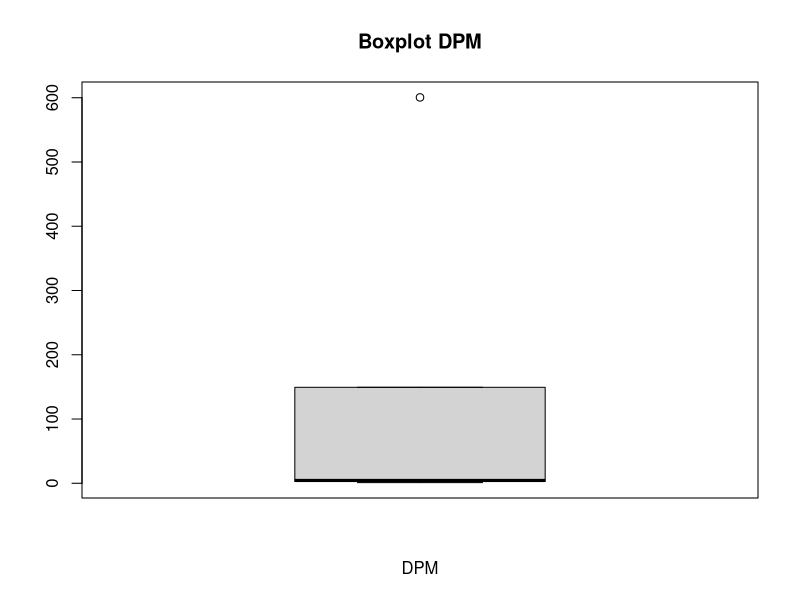
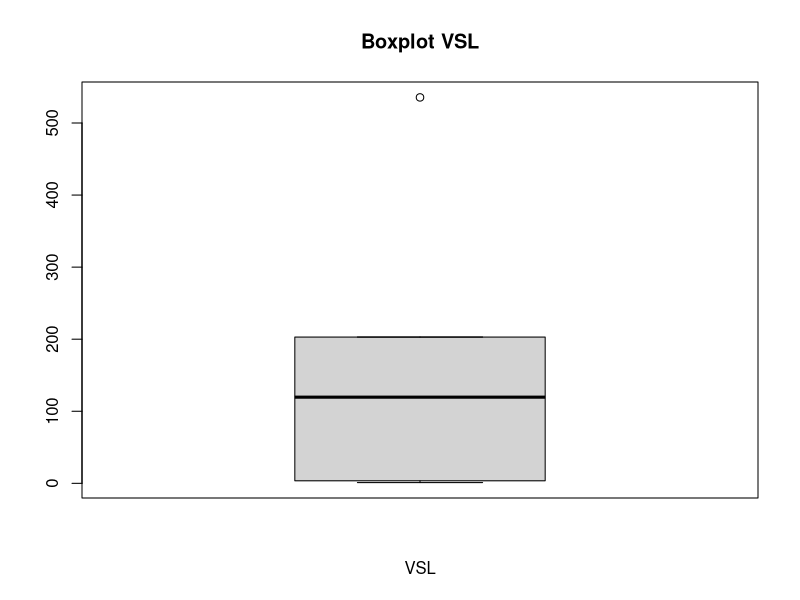
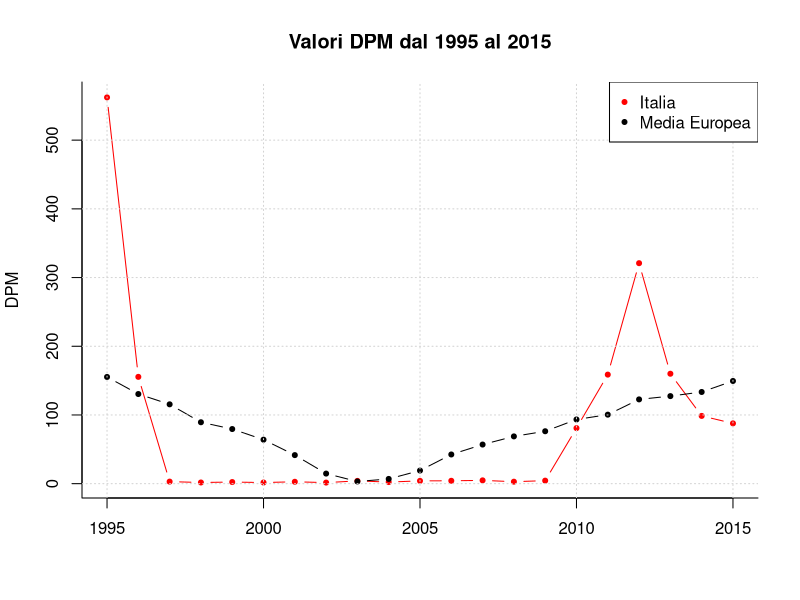
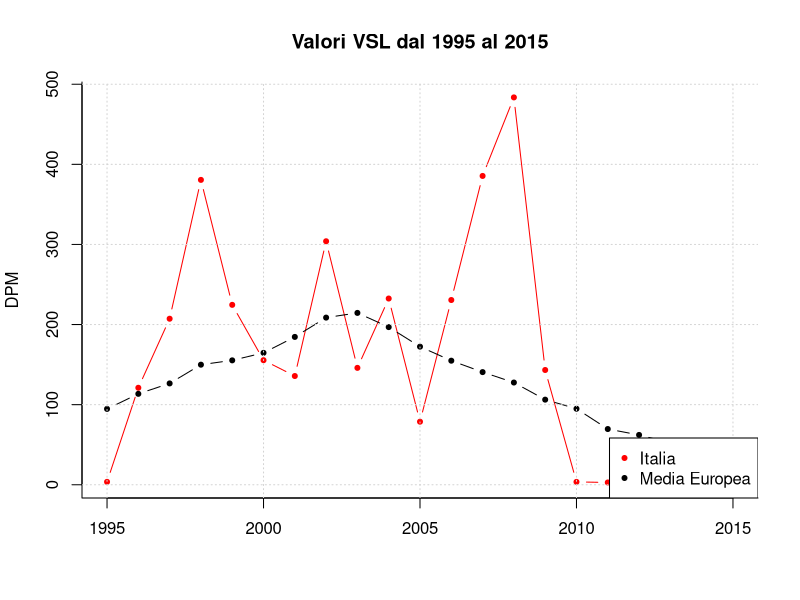
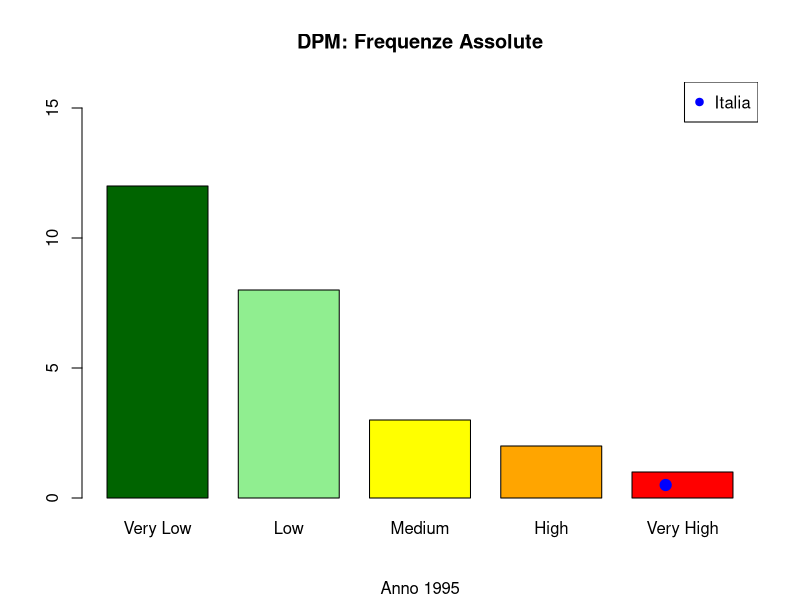
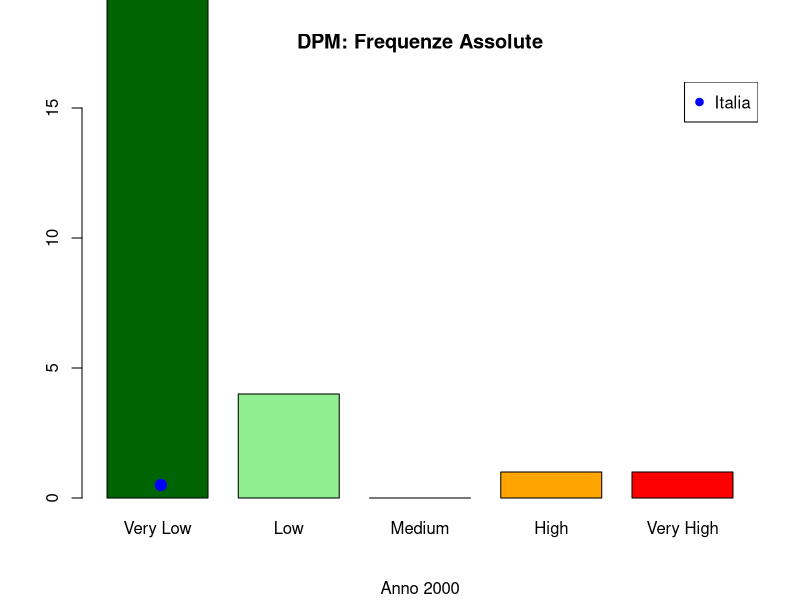
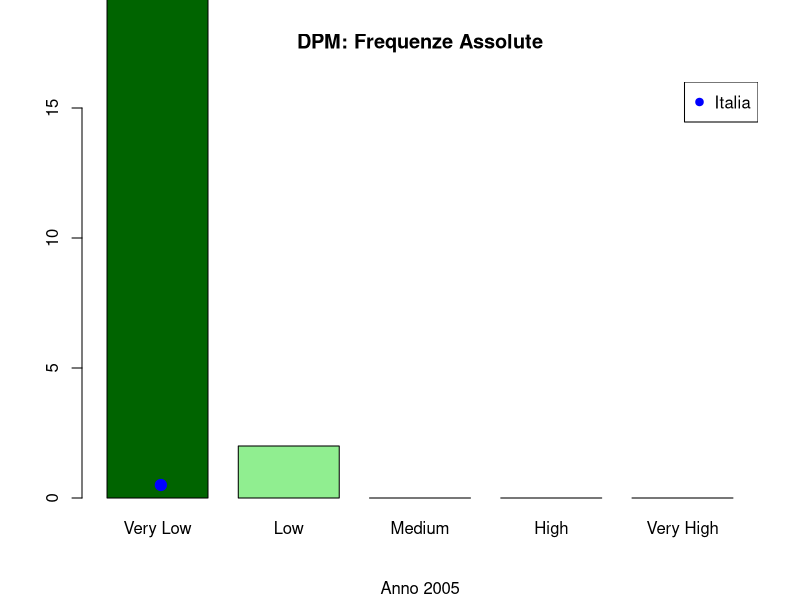
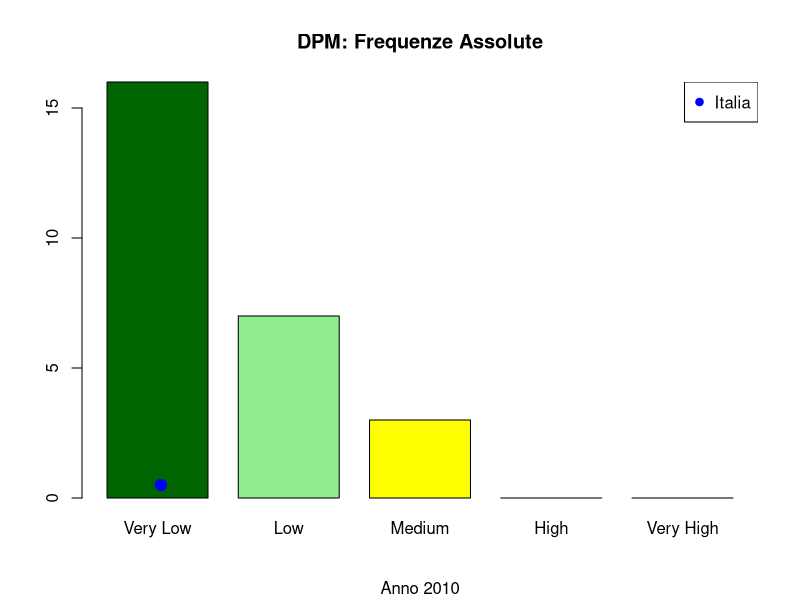

R code for these plots, in order:
#install.packages('xlsx')
#library(xlsx)
install.packages('readxl')
library(readxl)

#---- CARICO I DATASET ----

#pathGitProject_Gio = "C:/Users/user/Desktop/Magistrale/Statistica e Analisi dei Dati/SAD_Project"
#setwd(pathGitProject_Gio)

pathGitProject_Ciro = "C:/Users/UTENTE/git/SAD_Project"
setwd(pathGitProject_Ciro)

mydata = read_xlsx('./Datasets/European-Country/Complete_Dataset.xlsx', 1)
data = as.matrix(mydata)

mydata15 = read_xlsx('./Datasets/European-Country/less15.xlsx', 1)
data15 = as.matrix(mydata15)

mydataComp = read_xlsx('./Datasets/European-Country/15-64.xlsx', 1)
dataComp = as.matrix(mydataComp)

mydata64 = read_xlsx('./Datasets/European-Country/64.xlsx', 1)
data64 = as.matrix(mydata64)

#---- DAI DATASET COSTRUISCO LE MATRICI ----

# IDEA: RIMOSSI ANNI PRIMA DEL 95 E DOPO IL 2014

# CREO MATRICI CON I DATI

dataset = matrix(data[,-1],nrow=26) # nrow = 27 quando aggiungiamo Cipro
dataset = matrix( as.double(dataset) , nrow=26) # idem

dataset15 = matrix(data[,-1],nrow=26) # nrow = 27 quando aggiungiamo Cipro
dataset15 = matrix( as.double(dataset) , nrow=26) # idem

datasetComp = matrix(data[,-1],nrow=26) # nrow = 27 quando aggiungiamo Cipro
datasetComp = matrix( as.double(dataset) , nrow=26) # idem

dataset64 = matrix(data[,-1],nrow=26) # nrow = 27 quando aggiungiamo Cipro
dataset64 = matrix( as.double(dataset) , nrow=26) # idem

# RIMUOVO ANNI CHE NON MI INTERESSANO

dataset=dataset[,-(1:10)]
dataset=dataset[,-(43:50)]

dataset15=dataset15[,-(1:10)]
dataset15=dataset15[,-(43:50)]

datasetComp=datasetComp[,-(1:10)]
datasetComp=datasetComp[,-(43:50)]

dataset64=dataset64[,-(1:10)]
dataset64=dataset64[,-(43:50)]

# ASSEGNO NOMI ALLE RIGHE

countries = c("Austria", "Belgio", "Bulgaria", "Croazia", "Danimarca", "Estonia", "Finlandia", "Francia", "Germania",
              "Grecia", "Ungheria", "Irlanda", "Italia", "Lettonia", "Lituania", "Lussemburgo", "Malta", "Paesi Bassi", "Polonia",
              "Portogallo", "Repubblica Ceca", "Romania", "Slovacchia", "Slovenia", "Spagna", "Svezia")
rownames(dataset) = countries
rownames(dataset15) = countries
rownames(datasetComp) = countries
rownames(dataset64) = countries

# DEFINISCO LE COLONNE PER CREARE DUE DATASET SEPARATI, UNO PER DPM E UNO PER VSL

D_Index = seq(1,42, by=2) # DEFINISCO GLI INDICI DELLE COLONNE PER OGNI VARIABILE
V_Index = seq(2,42, by=2) # D sta per Death, V per Value

D_dataset = dataset[, D_Index]
V_dataset = dataset[, V_Index]

D_dataset15 = dataset15[, D_Index]
V_dataset15 = dataset15[, V_Index]

D_datasetComp = datasetComp[, D_Index]
V_datasetComp = datasetComp[, V_Index]

D_dataset64 = dataset64[, D_Index]
V_dataset64 = dataset64[, V_Index]

years = seq(1995,2015)
colnames(D_dataset) = years
colnames(V_dataset) = years

colnames(D_dataset15) = years
colnames(V_dataset15) = years

colnames(D_datasetComp) = years
colnames(V_datasetComp) = years

colnames(D_dataset64) = years
colnames(V_dataset64) = years

#---- CALCOLO INDICI CENTRALITÀ e DISPERSIONE ----

D_min = min(D_dataset)
V_min = min(V_dataset)

D_max = max(D_dataset)
V_max = max(V_dataset)

D_mean = mean(D_dataset)
V_mean = mean(V_dataset)

D_median = median(D_dataset)
V_median = median(V_dataset)

# D_summary = summary(D_dataset)
# V_summary = summary(V_dataset)

resumeCentralità = rbind(c(D_min,D_max,D_mean,D_median),c(V_min,V_max,V_mean,V_median))
colnames(resumeCentralità) = c("MIN", "MAX", "MEAN", "MEDIAN")
rownames(resumeCentralità) = c("DPM","VSL")
View(resumeCentralità)

# Campo di Variazione: sensibile ai soli valori estremi, non tenendo conto del numero di osservaz
D_cdv = D_max - D_min
V_cdv = V_max - V_min

# Differenza interquartilica: meno sensibile a val estremi
D_diffInterq = unname(quantile(sort(D_dataset), probs = 0.75)) - unname(quantile(sort(D_dataset), probs = 0.25))
V_diffInterq = unname(quantile(sort(V_dataset), probs = 0.75)) - unname(quantile(sort(V_dataset), probs = 0.25))

# Varianza per tutto dataset
D_var = var(as.vector(D_dataset))
V_var = var(as.vector(V_dataset))

# Varianza per colonne
# D_var = var(D_dataset)
# V_var = var(V_dataset)

# Varianza per righe
D_var_righe = apply(D_dataset, 1, var)
V_var_righe = apply(V_dataset, 1, var)

# Varianza per colonne
D_var_colonne = apply(D_dataset, 2, var)
V_var_colonne = apply(V_dataset, 2, var)

# Deviazione Standard totale: valore differisce dalla media aritmetica dei valori, in media quadratica di: x
D_sd = sd(D_dataset)
V_sd = sd(V_dataset)

resumeDispersione = rbind(c(D_var,D_sd),c(V_var,V_sd))
colnames(resumeDispersione) = c("VAR", "SD")
rownames(resumeDispersione) = c("DPM","VSL")
View(resumeDispersione)

#---- QUARTILI ----
D_quantile = quantile(sort(D_dataset))
V_quantile = quantile(sort(V_dataset))

boxplot(D_quantile, main="Boxplot DPM", xlab="DPM")
boxplot(V_quantile, main="Boxplot VSL", xlab="VSL")

#---- DEFINISCO SERIE TEMPORALI, SEPARATAMENTE ITALIA ED EUROPA ----

#DPM
serieD_IT = ts(D_dataset["Italia",])
serieD_EU = ts(apply(D_dataset,2,mean))
serieD = data.frame(serieD_IT, serieD_EU)
serieD = ts(serieD, start = 1995, frequency = 1)
plot.ts(serieD, plot.type = "single", col = c("red", "black"), xlab="", ylab="DPM",
        main="Valori DPM dal 1995 al 2015", type="b", pch=20, bty="l")
grid()
legend("topright",c("Italia","Media Europea"),pch=c(20,20),col=c("red","black"))

#VSL
serieV_IT = ts(V_dataset["Italia",])
serieV_EU = ts(apply(V_dataset,2,mean))
serieV = data.frame(serieV_IT, serieV_EU)
serieV = ts(serieV, start = 1995, frequency = 1)
plot.ts(serieV, plot.type = "single", col = c("red", "black"), xlab="", ylab="DPM",
        main="Valori VSL dal 1995 al 2015", type="b", pch=20, bty="l")
grid()
legend("bottomright",c("Italia","Media Europea"),pch=c(20,20),col=c("red","black"))

#---- DEFINISCO LE CLASSI ----

#CREO LE SUDDIVISIONI
labels_classi = c("Very Low", "Low", "Medium", "High", "Very High")
classi_D = c(D_min, D_min+(D_max-D_min)/5, D_min+2*(D_max-D_min)/5, 
             D_min+3*(D_max-D_min)/5, D_min+4*(D_max-D_min)/5, D_max)
classi_V = c(V_min, V_min+(V_max-V_min)/5, V_min+2*(V_max-V_min)/5, 
             V_min+3*(V_max-V_min)/5, V_min+4*(V_max-V_min)/5, V_max)

#PER OGNI INTERVALLO (A STEP DI 5 ANNI) CREO LE CLASSI
classi_D_1995 = cut(D_dataset[,1], breaks=classi_D, labels=labels_classi)
classi_D_2000 = cut(D_dataset[,6], breaks=classi_D, labels=labels_classi)
classi_D_2005 = cut(D_dataset[,11], breaks=classi_D, labels=labels_classi)
#classi_D_2005 già lo abbiamo per il secondo slot temporale
classi_D_2010 = cut(D_dataset[,16], breaks=classi_D, labels=labels_classi)
classi_D_2015 = cut(D_dataset[,21], breaks=classi_D, labels=labels_classi)

classi_V_1995 = cut(V_dataset[,1], breaks=classi_V, labels=labels_classi)
classi_V_2000 = cut(V_dataset[,6], breaks=classi_V, labels=labels_classi)
classi_V_2005 = cut(V_dataset[,11], breaks=classi_V, labels=labels_classi)
#classi_V_2005 già lo abbiamo per il secondo slot temporale
classi_V_2010 = cut(V_dataset[,16], breaks=classi_V, labels=labels_classi)
classi_V_2015 = cut(V_dataset[,21], breaks=classi_V, labels=labels_classi)

#---- DISEGNO I BARPLOT (GRAFICI DI FREQUENZA) ----

#getX la uso semplicemente per definire le coordinate del pallino "Italia" (vedi il plot sottostante)
getX = function(ds, i, classi){
  if(cut(ds["Italia",i], breaks=classi, labels=labels_classi) == "Very Low") return(1)
  else if(cut(ds["Italia",i], breaks=classi, labels=labels_classi) == "Low") return(2.5)
  else if(cut(ds["Italia",i], breaks=classi, labels=labels_classi) == "Medium") return(4)
  else if(cut(ds["Italia",i], breaks=classi, labels=labels_classi) == "High") return(5.5)
  else if(cut(ds["Italia",i], breaks=classi, labels=labels_classi) == "Very High") return(7)
}

#DPM
barplot(table(classi_D_1995), col=c("darkgreen", "lightgreen", "yellow", "orange", "red"), main="DPM: Frequenze Assolute",
        sub="Anno 1995", ylim=c(0,16), space=0.3, width=1.2)
points(getX(D_dataset,1,classi_D),0.5,col="blue",pch=19, cex=1.5)
legend("topright", pch=19, col="blue", legend="Italia")

barplot(table(classi_D_2000), col=c("darkgreen", "lightgreen", "yellow", "orange", "red"), main="DPM: Frequenze Assolute",
        sub="Anno 2000", ylim=c(0,16), space=0.3, width=1.2)
points(getX(D_dataset,6,classi_D),0.5,col="blue",pch=19, cex=1.5)
legend("topright", pch=19, col="blue", legend="Italia")

barplot(table(classi_D_2005), col=c("darkgreen", "lightgreen", "yellow", "orange", "red"), main="DPM: Frequenze Assolute",
        sub="Anno 2005", ylim=c(0,16), space=0.3, width=1.2)
points(getX(D_dataset,11,classi_D),0.5,col="blue",pch=19, cex=1.5)
legend("topright", pch=19, col="blue", legend="Italia")

barplot(table(classi_D_2010), col=c("darkgreen", "lightgreen", "yellow", "orange", "red"), main="DPM: Frequenze Assolute",
        sub="Anno 2010", ylim=c(0,16), space=0.3, width=1.2)
points(getX(D_dataset,16,classi_D),0.5,col="blue",pch=19, cex=1.5)
legend("topright", pch=19, col="blue", legend="Italia")

barplot(table(classi_D_2015), col=c("darkgreen", "lightgreen", "yellow", "orange", "red"), main="DPM: Frequenze Assolute",
        sub="Anno 2015", ylim=c(0,16), space=0.3, width=1.2)
points(getX(D_dataset,21,classi_D),0.5,col="blue",pch=19, cex=1.5)
legend("topright", pch=19, col="blue", legend="Italia")

#VSL
barplot(table(classi_V_1995), col=c("darkgreen", "lightgreen", "yellow", "orange", "red"), main="VSL: Frequenze Assolute",
        sub="Anno 1995", ylim=c(0,16), space=0.3, width=1.2)
points(getX(V_dataset,1,classi_V),0.5,col="blue",pch=19, cex=1.5)
legend("topright", pch=19, col="blue", legend="Italia")

barplot(table(classi_V_2000), col=c("darkgreen", "lightgreen", "yellow", "orange", "red"), main="VSL: Frequenze Assolute",
        sub="Anno 2000", ylim=c(0,16), space=0.3, width=1.2)
points(getX(V_dataset,6,classi_V),0.5,col="blue",pch=19, cex=1.5)
legend("topright", pch=19, col="blue", legend="Italia")

barplot(table(classi_V_2005), col=c("darkgreen", "lightgreen", "yellow", "orange", "red"), main="VSL: Frequenze Assolute",
        sub="Anno 2005", ylim=c(0,16), space=0.3, width=1.2)
points(getX(V_dataset,11,classi_V),0.5,col="blue",pch=19, cex=1.5)
legend("topright", pch=19, col="blue", legend="Italia")

barplot(table(classi_V_2010), col=c("darkgreen", "lightgreen", "yellow", "orange", "red"), main="VSL: Frequenze Assolute",
        sub="Anno 2010", ylim=c(0,16), space=0.3, width=1.2)
points(getX(V_dataset,16,classi_V),0.5,col="blue",pch=19, cex=1.5)
legend("topright", pch=19, col="blue", legend="Italia")

barplot(table(classi_V_2015), col=c("darkgreen", "lightgreen", "yellow", "orange", "red"), main="VSL: Frequenze Assolute",
        sub="Anno 2015", ylim=c(0,16), space=0.3, width=1.2)
points(getX(V_dataset,21,classi_V),0.5,col="blue",pch=19, cex=1.5)
legend("topright", pch=19, col="blue", legend="Italia")

#---- GRAFICO A BARRE SOVRAPPOSTE ----
install.packages("ggplot2")
library(ggplot2)

#1995-2004
anni=1995:2004
classi=rep(c("<15",">15 & <64",">64"),10)
DPM=cbind(apply(D_dataset15[,1:10],2,mean),
            apply(D_datasetComp[,1:10],2,mean),apply(D_dataset64[,1:10],2,mean))
DPM=c(t(DPM))
df=data.frame(anni, classi, DPM)
ggplot(df, aes(fill=classi, y=DPM, x=anni)) + 
  geom_bar(position="dodge", stat="identity", width=0.8,
           alpha=0.7, colour="black") + 
  ggtitle("Grafico delle Frequenze","DPM per Classi di Età (1995 - 2004)") + 
  theme(panel.background = element_blank(), axis.line = element_line(colour = "black"))

#labs(title = "MAIN TITLE", x = "X-AXIS TITLE", y = "Y-AXIS TITLE")

#2005-2014
anni=2005:2014
classi=rep(c("<15",">15 & <64",">64"),10)
DPM=cbind(apply(D_dataset15[,11:20],2,mean),
          apply(D_datasetComp[,11:20],2,mean),apply(D_dataset64[,11:20],2,mean))
DPM=c(t(DPM))
df=data.frame(anni, classi, DPM)
ggplot(df, aes(fill=classi, y=DPM, x=anni)) + 
  geom_bar(position="dodge", stat="identity", width=0.8,
           alpha=0.7, colour="black") + 
  ggtitle("Grafico delle Frequenze","DPM per Classi di Età (2005 - 2014)") + 
  theme(panel.background = element_blank(), axis.line = element_line(colour = "black"))

#2015-2019
anni=2005:2014
classi=rep(c("<15",">15 & <64",">64"),10)
DPM=cbind(apply(D_dataset15[,11:20],2,mean),
          apply(D_datasetComp[,11:20],2,mean),apply(D_dataset64[,11:20],2,mean))
DPM=c(t(DPM))
df=data.frame(anni, classi, DPM)
ggplot(df, aes(fill=classi, y=DPM, x=anni)) + 
  geom_bar(position="dodge", stat="identity", width=0.8,
           alpha=0.7, colour="black") + 
  ggtitle("Grafico delle Frequenze","DPM per Classi di Età (2005 - 2014)") + 
  theme(panel.background = element_blank(), axis.line = element_line(colour = "black"))

#Per il VSL

#1995-2004
anni=1995:2004
classi=rep(c("<15",">15 & <64",">64"),10)
VSL=cbind(apply(V_dataset15[,1:10],2,mean),
          apply(V_datasetComp[,1:10],2,mean),apply(V_dataset64[,1:10],2,mean))
VSL=c(t(VSL))
df=data.frame(anni, classi, VSL)
ggplot(df, aes(fill=classi, y=VSL, x=anni)) + 
  geom_bar(position="dodge", stat="identity", width=0.8,
           alpha=0.7, colour="black") + 
  ggtitle("Grafico delle Frequenze","VSL per Classi di Età (1995 - 2004)") + 
  theme(panel.background = element_blank(), axis.line = element_line(colour = "black")) + 
  scale_fill_manual(values = c("<15" = "lightgreen", ">15 & <64" = "orange", ">64" = "red"))

#2005-2014
anni=2005:2014
classi=rep(c("<15",">15 & <64",">64"),10)
VSL=cbind(apply(V_dataset15[,1:10],2,mean),
          apply(V_datasetComp[,1:10],2,mean),apply(V_dataset64[,1:10],2,mean))
VSL=c(t(VSL))
df=data.frame(anni, classi, VSL)
ggplot(df, aes(fill=classi, y=VSL, x=anni)) + 
  geom_bar(position="dodge", stat="identity", width=0.8,
           alpha=0.7, colour="black") + 
  ggtitle("Grafico delle Frequenze","VSL per Classi di Età (2005 - 2014)") + 
  theme(panel.background = element_blank(), axis.line = element_line(colour = "black"))
